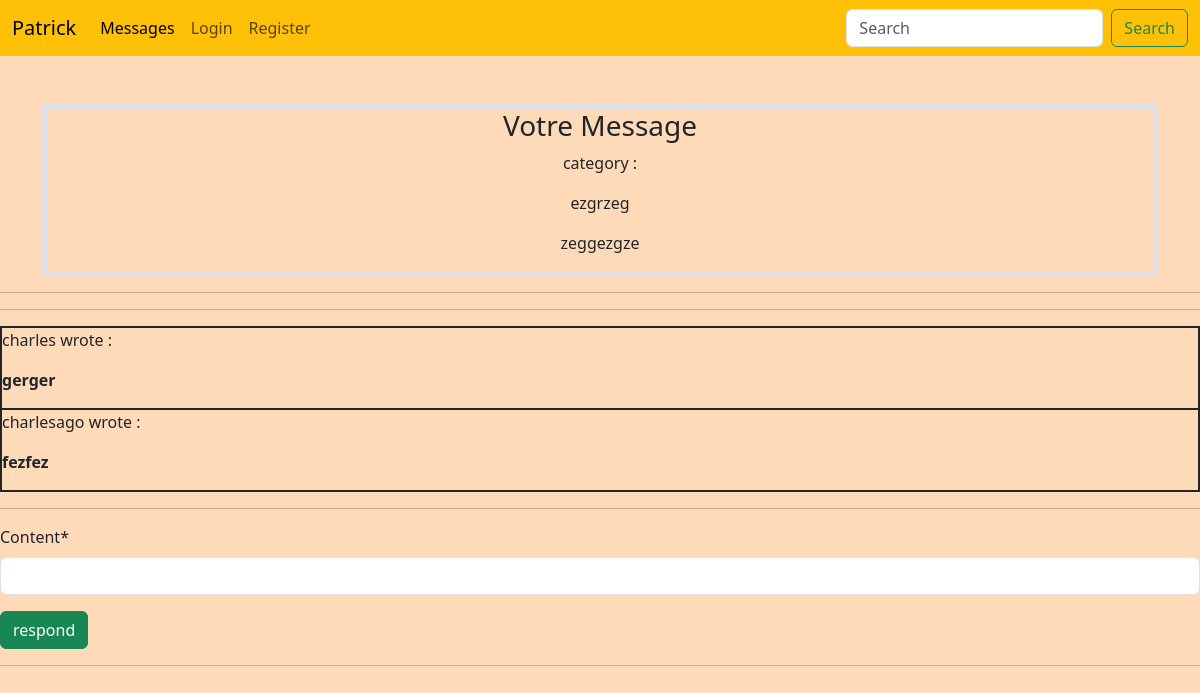
Page /website/messages/4 on the committed database.
### website/models.py (models this page shows)
class Message(models.Model):
    title = models.CharField(max_length=255)
    content = models.CharField(max_length=1000)
    author = models.ForeignKey(User, null=False, on_delete=models.CASCADE, default="missing_author")
    category = models.ForeignKey(Category, null=True, on_delete=models.SET_NULL)

class Response(models.Model):
    content = models.CharField(max_length=900)
    message = models.ForeignKey(Message, on_delete=models.CASCADE)
    author = models.ForeignKey(User, on_delete=models.CASCADE, null=False, default="missing_author")

class User(AbstractUser):
    username = models.CharField(max_length=100, unique=True)
    USERNAME_FIELD = 'username'

### website/views.py (the view)
# urls.py: path('messages/<str:id>', views.show_message, name='show_message'),
def show_message(request, id):
    message = Message.objects.get(id=id)
    responseForm = ResponseForm()
    return render(request, 'website/show.html', {"message": message, "responseForm": responseForm})

### website/forms.py
class ResponseForm(ModelForm):
    class Meta:
        model = Response
        fields = ['content']

### website/templates/website/show.html (shortened to what this page needs)
{% extends 'website/base.html' %}
{% load crispy_forms_tags %}
{% block content %}
<div class="container">
<div class="border border-5 mt-5">
    <div class="text-center">
<h3>Votre Message</h3>
        <p>category : {{ message.category.name }}</p>
    <p>{{ message.title }}</p>
   <p>{{ message.content }}</p>
    </div>
</div>
    </div>
      <hr>
    <hr>
    <div class="border border-dark">
    {% for response in message.response_set.all %}
        <div class="border border-dark">
        <p>{{ response.author.username }} wrote : </p>
            <p><strong>{{ response.content }}</strong></p>
        </div>
    {% endfor %}
    </div>
    <hr>
    <form action="{% url 'response_message' message.id %}" method="post" class="form">
        {{ responseForm|crispy }}
        <button type="submit" class="btn btn-success">respond</button>
    </form>
    <hr>
{% endblock %}

### static/styles/main.css (style rules this page uses)
body { background-color: peachpuff; }

### rows in the picture
Message: title "ezgrzeg", content "zeggezgze"
Response: author.username "charles", content "gerger"
Response: author.username "charlesago", content "fezfez"
